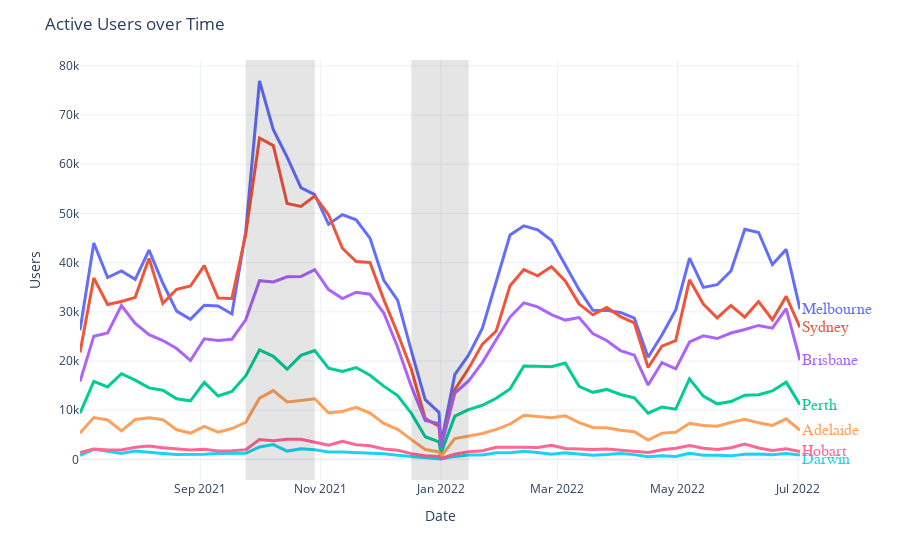

Notebook code for this chart:
### Code cell
# Line chart
colors = px.colors.qualitative.Plotly
fig = px.line(chart_all, x='formatted_date', y='actor_uid', color='Time Zone',
              color_discrete_sequence=colors,
              template='plotly_white',
              labels={'actor_uid': 'Users', 
                      'formatted_date': 'Date'})

# Add labels to end of lines instead of using a legend
annotations = []
for i in range(len(labels_y)):
    y = labels_y['actor_uid'].values[i]
    text = labels_y['Time Zone'].values[i]
    color = colors[i]
    
    # Adjust for labels overlapping
    if text == 'Darwin': y = 0
        
    annotations.append(dict(xref='paper', x=1, y=y,
                                  xanchor='left', yanchor='middle',
                                  text='{}'.format(text),
                                  font=dict(family='Arial Black',
                                            size=16,
                                            color=color),
                                  showarrow=False))

# Highlight some seasonality regions
fig.add_vrect(x0='2021-09-24', x1='2021-10-29', line_width=0, fillcolor='black', opacity=0.1)
fig.add_vrect(x0='2021-12-17', x1='2022-01-15', line_width=0, fillcolor='black', opacity=0.1)

# Formatting
fig.update_traces(line=dict(width=3))
fig.update_layout(annotations=annotations, showlegend=False, 
                  margin=dict(autoexpand=True, r=100),
                  title="Active Users over Time")

fig.show()
